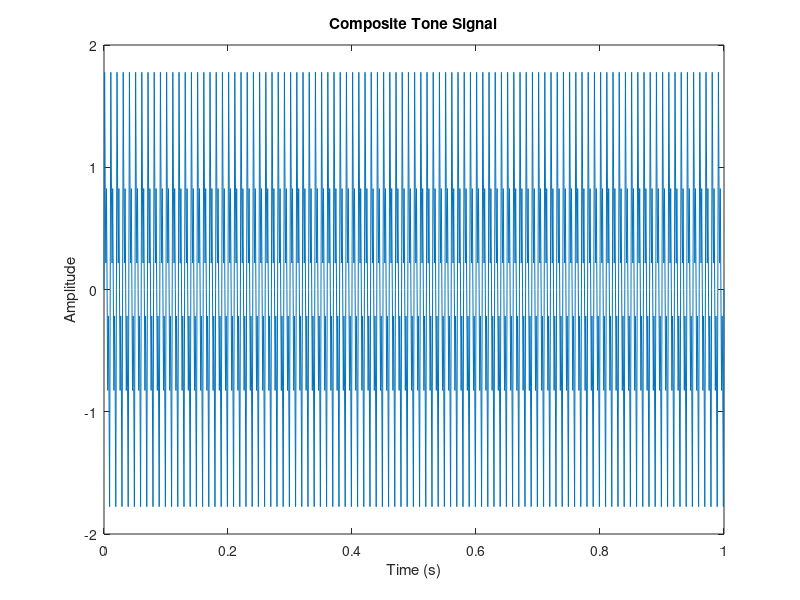

The MATLAB source for this figure:
% Define frequencies and amplitudes for individual tones
frequencies = [100, 200, 300];
amplitudes = [1, 0.5, 0.75];
time_duration = 1;

%time vetor
t = 0:1/1000:time_duration;

% Initialize composite signal
composite_tone = zeros(size(t));

% Add contributions from each single tone
for i = 1:length(frequencies)
  composite_tone = composite_tone + amplitudes(i) * sin(2*pi*frequencies(i)*t);
end

% Plot the composite signal
plot(t, composite_tone);
xlabel('Time (s)');
ylabel('Amplitude');
title('Composite Tone Signal');
